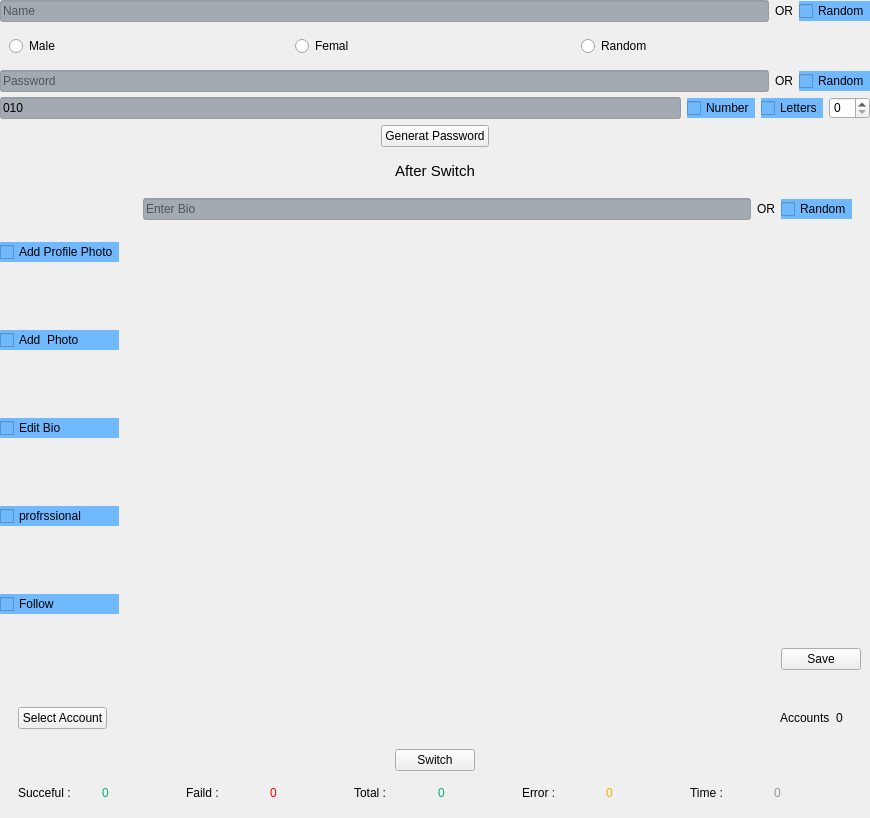
<?xml version="1.0" encoding="UTF-8"?>
<ui version="4.0">
 <class>Form</class>
 <widget class="QWidget" name="Form">
  <property name="geometry">
   <rect>
    <x>0</x>
    <y>0</y>
    <width>870</width>
    <height>818</height>
   </rect>
  </property>
  <property name="windowTitle">
   <string>Form</string>
  </property>
  <property name="styleSheet">
   <string notr="true">QLineEdit{
   background-color: rgba( 86, 101, 115, 0.5)
  }
QCheckBox{
background-color: #70B9FE;
}
QPushButton l{
		border:none;
		border-radius: 3px;
		text-align: left;
		padding: 8px 0 8px 15px;
		color: #788596;
	}

	QPushButton:hover {
		background-color: rgba( 86, 101, 115, 0.5);
	}

	QPushButton:checked {
		color: #fff;
	}
QScrollArea{
border: none;
}</string>
  </property>
  <layout class="QGridLayout" name="gridLayout_2">
   <property name="leftMargin">
    <number>0</number>
   </property>
   <property name="topMargin">
    <number>0</number>
   </property>
   <property name="rightMargin">
    <number>0</number>
   </property>
   <property name="bottomMargin">
    <number>0</number>
   </property>
   <property name="spacing">
    <number>0</number>
   </property>
   <item row="0" column="0">
    <widget class="QScrollArea" name="scrollArea">
     <property name="minimumSize">
      <size>
       <width>0</width>
       <height>0</height>
      </size>
     </property>
     <property name="autoFillBackground">
      <bool>false</bool>
     </property>
     <property name="widgetResizable">
      <bool>true</bool>
     </property>
     <widget class="QWidget" name="scrollAreaWidgetContents">
      <property name="geometry">
       <rect>
        <x>0</x>
        <y>0</y>
        <width>870</width>
        <height>818</height>
       </rect>
      </property>
      <layout class="QGridLayout" name="gridLayout_15">
       <property name="leftMargin">
        <number>0</number>
       </property>
       <property name="topMargin">
        <number>0</number>
       </property>
       <property name="rightMargin">
        <number>0</number>
       </property>
       <property name="bottomMargin">
        <number>0</number>
       </property>
       <property name="horizontalSpacing">
        <number>0</number>
       </property>
       <property name="verticalSpacing">
        <number>5</number>
       </property>
       <item row="4" column="0" colspan="2">
        <widget class="QWidget" name="widget_10" native="true">
         <layout class="QVBoxLayout" name="verticalLayout_2">
          <property name="spacing">
           <number>0</number>
          </property>
          <property name="leftMargin">
           <number>0</number>
          </property>
          <property name="topMargin">
           <number>10</number>
          </property>
          <property name="rightMargin">
           <number>0</number>
          </property>
          <property name="bottomMargin">
           <number>0</number>
          </property>
          <item alignment="Qt::AlignHCenter">
           <widget class="QLabel" name="label_13">
            <property name="font">
             <font>
              <pointsize>11</pointsize>
             </font>
            </property>
            <property name="text">
             <string>After Switch</string>
            </property>
           </widget>
          </item>
          <item>
           <widget class="QWidget" name="widget_19" native="true">
            <layout class="QHBoxLayout" name="horizontalLayout_9">
             <property name="leftMargin">
              <number>0</number>
             </property>
             <property name="topMargin">
              <number>0</number>
             </property>
             <property name="rightMargin">
              <number>0</number>
             </property>
             <property name="bottomMargin">
              <number>0</number>
             </property>
             <item>
              <widget class="QWidget" name="widget_12" native="true">
               <layout class="QVBoxLayout" name="verticalLayout_3">
                <property name="leftMargin">
                 <number>0</number>
                </property>
                <property name="topMargin">
                 <number>0</number>
                </property>
                <property name="rightMargin">
                 <number>0</number>
                </property>
                <property name="bottomMargin">
                 <number>0</number>
                </property>
                <item>
                 <widget class="QCheckBox" name="Add_Profile">
                  <property name="text">
                   <string>Add Profile Photo</string>
                  </property>
                 </widget>
                </item>
                <item>
                 <widget class="QCheckBox" name="Add_Cover">
                  <property name="text">
                   <string>Add  Photo</string>
                  </property>
                 </widget>
                </item>
                <item>
                 <widget class="QCheckBox" name="Edit_Bio">
                  <property name="text">
                   <string>Edit Bio</string>
                  </property>
                 </widget>
                </item>
                <item>
                 <widget class="QCheckBox" name="Profrssional">
                  <property name="text">
                   <string>profrssional</string>
                  </property>
                 </widget>
                </item>
                <item>
                 <widget class="QCheckBox" name="Follow">
                  <property name="text">
                   <string>Follow</string>
                  </property>
                 </widget>
                </item>
               </layout>
              </widget>
             </item>
             <item>
              <widget class="QStackedWidget" name="stackedWidget">
               <property name="currentIndex">
                <number>2</number>
               </property>
               <widget class="QWidget" name="page">
                <layout class="QGridLayout" name="gridLayout">
                 <item row="0" column="0">
                  <widget class="QWidget" name="widget_16" native="true">
                   <layout class="QVBoxLayout" name="verticalLayout_4">
                    <property name="spacing">
                     <number>0</number>
                    </property>
                    <property name="leftMargin">
                     <number>0</number>
                    </property>
                    <property name="rightMargin">
                     <number>0</number>
                    </property>
                    <property name="bottomMargin">
                     <number>0</number>
                    </property>
                    <item alignment="Qt::AlignTop">
                     <widget class="QWidget" name="widget_17" native="true">
                      <layout class="QHBoxLayout" name="horizontalLayout_12">
                       <property name="spacing">
                        <number>5</number>
                       </property>
                       <property name="leftMargin">
                        <number>0</number>
                       </property>
                       <property name="topMargin">
                        <number>0</number>
                       </property>
                       <property name="rightMargin">
                        <number>0</number>
                       </property>
                       <property name="bottomMargin">
                        <number>0</number>
                       </property>
                       <item>
                        <widget class="QLineEdit" name="lineEdit_8">
                         <property name="enabled">
                          <bool>false</bool>
                         </property>
                         <property name="text">
                          <string>E:\New folder (5)\Face\Facebook Api\Creat\photo</string>
                         </property>
                        </widget>
                       </item>
                       <item>
                        <widget class="QPushButton" name="pushButton_3">
                         <property name="text">
                          <string>Browes</string>
                         </property>
                        </widget>
                       </item>
                      </layout>
                     </widget>
                    </item>
                    <item alignment="Qt::AlignTop">
                     <widget class="QWidget" name="widget_18" native="true">
                      <layout class="QHBoxLayout" name="horizontalLayout_13">
                       <property name="spacing">
                        <number>0</number>
                       </property>
                       <property name="leftMargin">
                        <number>0</number>
                       </property>
                       <property name="topMargin">
                        <number>0</number>
                       </property>
                       <property name="rightMargin">
                        <number>0</number>
                       </property>
                       <property name="bottomMargin">
                        <number>0</number>
                       </property>
                       <item alignment="Qt::AlignRight">
                        <widget class="QLabel" name="label_14">
                         <property name="text">
                          <string>Photo :</string>
                         </property>
                        </widget>
                       </item>
                       <item alignment="Qt::AlignLeft">
                        <widget class="QLabel" name="label_15">
                         <property name="text">
                          <string>0</string>
                         </property>
                        </widget>
                       </item>
                      </layout>
                     </widget>
                    </item>
                   </layout>
                  </widget>
                 </item>
                </layout>
               </widget>
               <widget class="QWidget" name="page_2">
                <layout class="QGridLayout" name="gridLayout_3">
                 <item row="0" column="0">
                  <widget class="QWidget" name="widget_20" native="true">
                   <layout class="QVBoxLayout" name="verticalLayout_6">
                    <property name="spacing">
                     <number>0</number>
                    </property>
                    <property name="leftMargin">
                     <number>0</number>
                    </property>
                    <property name="rightMargin">
                     <number>0</number>
                    </property>
                    <property name="bottomMargin">
                     <number>0</number>
                    </property>
                    <item alignment="Qt::AlignTop">
                     <widget class="QWidget" name="widget_21" native="true">
                      <layout class="QHBoxLayout" name="horizontalLayout_14">
                       <property name="spacing">
                        <number>5</number>
                       </property>
                       <property name="leftMargin">
                        <number>0</number>
                       </property>
                       <property name="topMargin">
                        <number>0</number>
                       </property>
                       <property name="rightMargin">
                        <number>0</number>
                       </property>
                       <property name="bottomMargin">
                        <number>0</number>
                       </property>
                       <item>
                        <widget class="QLineEdit" name="lineEdit_9">
                         <property name="enabled">
                          <bool>false</bool>
                         </property>
                         <property name="text">
                          <string>E:\New folder (5)\Face\Facebook Api\Creat\cover</string>
                         </property>
                        </widget>
                       </item>
                       <item>
                        <widget class="QPushButton" name="pushButton_4">
                         <property name="text">
                          <string>Browes</string>
                         </property>
                        </widget>
                       </item>
                      </layout>
                     </widget>
                    </item>
                    <item alignment="Qt::AlignTop">
                     <widget class="QWidget" name="widget_22" native="true">
                      <layout class="QHBoxLayout" name="horizontalLayout_15">
                       <property name="spacing">
                        <number>0</number>
                       </property>
                       <property name="leftMargin">
                        <number>0</number>
                       </property>
                       <property name="topMargin">
                        <number>0</number>
                       </property>
                       <property name="rightMargin">
                        <number>0</number>
                       </property>
                       <property name="bottomMargin">
                        <number>0</number>
                       </property>
                       <item alignment="Qt::AlignRight">
                        <widget class="QLabel" name="label_16">
                         <property name="text">
                          <string>Photo :</string>
                         </property>
                        </widget>
                       </item>
                       <item alignment="Qt::AlignLeft">
                        <widget class="QLabel" name="label_17">
                         <property name="text">
                          <string>0</string>
                         </property>
                        </widget>
                       </item>
                      </layout>
                     </widget>
                    </item>
                   </layout>
                  </widget>
                 </item>
                </layout>
               </widget>
               <widget class="QWidget" name="page_3">
                <layout class="QGridLayout" name="gridLayout_5">
                 <item row="0" column="0">
                  <widget class="QWidget" name="widget_23" native="true">
                   <layout class="QVBoxLayout" name="verticalLayout_9">
                    <property name="spacing">
                     <number>0</number>
                    </property>
                    <property name="leftMargin">
                     <number>0</number>
                    </property>
                    <property name="topMargin">
                     <number>0</number>
                    </property>
                    <property name="rightMargin">
                     <number>0</number>
                    </property>
                    <property name="bottomMargin">
                     <number>0</number>
                    </property>
                    <item alignment="Qt::AlignTop">
                     <widget class="QWidget" name="widget_31" native="true">
                      <layout class="QHBoxLayout" name="horizontalLayout_18">
                       <item>
                        <widget class="QLineEdit" name="lineEdit_10">
                         <property name="text">
                          <string/>
                         </property>
                         <property name="placeholderText">
                          <string>Enter Bio</string>
                         </property>
                        </widget>
                       </item>
                       <item>
                        <widget class="QLabel" name="label_18">
                         <property name="text">
                          <string>OR</string>
                         </property>
                        </widget>
                       </item>
                       <item>
                        <widget class="QCheckBox" name="checkBox_17">
                         <property name="text">
                          <string>Random</string>
                         </property>
                        </widget>
                       </item>
                      </layout>
                     </widget>
                    </item>
                    <item alignment="Qt::AlignRight">
                     <widget class="QPushButton" name="pushButton_10">
                      <property name="text">
                       <string>Save</string>
                      </property>
                     </widget>
                    </item>
                   </layout>
                  </widget>
                 </item>
                </layout>
               </widget>
               <widget class="QWidget" name="page_4">
                <layout class="QGridLayout" name="gridLayout_13">
                 <item row="0" column="0">
                  <widget class="QWidget" name="widget_30" native="true">
                   <layout class="QHBoxLayout" name="horizontalLayout_23">
                    <item>
                     <widget class="QScrollArea" name="scrollArea_4">
                      <property name="minimumSize">
                       <size>
                        <width>200</width>
                        <height>0</height>
                       </size>
                      </property>
                      <property name="maximumSize">
                       <size>
                        <width>200</width>
                        <height>16777215</height>
                       </size>
                      </property>
                      <property name="widgetResizable">
                       <bool>true</bool>
                      </property>
                      <widget class="QWidget" name="scrollAreaWidgetContents_5">
                       <property name="geometry">
                        <rect>
                         <x>0</x>
                         <y>0</y>
                         <width>183</width>
                         <height>71</height>
                        </rect>
                       </property>
                       <property name="maximumSize">
                        <size>
                         <width>200</width>
                         <height>16777215</height>
                        </size>
                       </property>
                       <layout class="QGridLayout" name="gridLayout_12">
                        <property name="leftMargin">
                         <number>0</number>
                        </property>
                        <property name="topMargin">
                         <number>0</number>
                        </property>
                        <property name="rightMargin">
                         <number>0</number>
                        </property>
                        <property name="bottomMargin">
                         <number>0</number>
                        </property>
                        <property name="spacing">
                         <number>0</number>
                        </property>
                        <item row="0" column="0">
                         <widget class="QTextEdit" name="textEdit_4"/>
                        </item>
                       </layout>
                      </widget>
                     </widget>
                    </item>
                    <item alignment="Qt::AlignBottom">
                     <widget class="QPushButton" name="pushButton_9">
                      <property name="text">
                       <string>Save</string>
                      </property>
                     </widget>
                    </item>
                   </layout>
                  </widget>
                 </item>
                </layout>
               </widget>
               <widget class="QWidget" name="page_5">
                <layout class="QGridLayout" name="gridLayout_11">
                 <item row="0" column="0">
                  <widget class="QWidget" name="widget_29" native="true">
                   <layout class="QHBoxLayout" name="horizontalLayout_22">
                    <item>
                     <widget class="QScrollArea" name="scrollArea_5">
                      <property name="maximumSize">
                       <size>
                        <width>200</width>
                        <height>16777215</height>
                       </size>
                      </property>
                      <property name="widgetResizable">
                       <bool>true</bool>
                      </property>
                      <widget class="QWidget" name="scrollAreaWidgetContents_6">
                       <property name="geometry">
                        <rect>
                         <x>0</x>
                         <y>0</y>
                         <width>71</width>
                         <height>71</height>
                        </rect>
                       </property>
                       <property name="maximumSize">
                        <size>
                         <width>200</width>
                         <height>16777215</height>
                        </size>
                       </property>
                       <layout class="QGridLayout" name="gridLayout_14">
                        <property name="leftMargin">
                         <number>0</number>
                        </property>
                        <property name="topMargin">
                         <number>0</number>
                        </property>
                        <property name="rightMargin">
                         <number>0</number>
                        </property>
                        <property name="bottomMargin">
                         <number>0</number>
                        </property>
                        <property name="spacing">
                         <number>0</number>
                        </property>
                        <item row="0" column="0">
                         <widget class="QTextEdit" name="textEdit_3"/>
                        </item>
                       </layout>
                      </widget>
                     </widget>
                    </item>
                    <item alignment="Qt::AlignBottom">
                     <widget class="QPushButton" name="pushButton_11">
                      <property name="text">
                       <string>Save</string>
                      </property>
                     </widget>
                    </item>
                   </layout>
                  </widget>
                 </item>
                </layout>
               </widget>
              </widget>
             </item>
            </layout>
           </widget>
          </item>
         </layout>
        </widget>
       </item>
       <item row="3" column="0" colspan="2">
        <widget class="QWidget" name="widget_6" native="true">
         <layout class="QVBoxLayout" name="verticalLayout">
          <property name="leftMargin">
           <number>0</number>
          </property>
          <property name="topMargin">
           <number>0</number>
          </property>
          <property name="rightMargin">
           <number>0</number>
          </property>
          <property name="bottomMargin">
           <number>0</number>
          </property>
          <item>
           <widget class="QWidget" name="widget_7" native="true">
            <layout class="QHBoxLayout" name="horizontalLayout_6">
             <property name="leftMargin">
              <number>0</number>
             </property>
             <property name="topMargin">
              <number>0</number>
             </property>
             <property name="rightMargin">
              <number>0</number>
             </property>
             <property name="bottomMargin">
              <number>0</number>
             </property>
             <item>
              <widget class="QLineEdit" name="lineEdit_4">
               <property name="text">
                <string>010</string>
               </property>
              </widget>
             </item>
             <item>
              <widget class="QCheckBox" name="checkBox_4">
               <property name="text">
                <string>Number</string>
               </property>
              </widget>
             </item>
             <item>
              <widget class="QCheckBox" name="checkBox_5">
               <property name="text">
                <string>Letters</string>
               </property>
              </widget>
             </item>
             <item>
              <widget class="QSpinBox" name="spinBox">
               <property name="minimum">
                <number>0</number>
               </property>
              </widget>
             </item>
            </layout>
           </widget>
          </item>
          <item alignment="Qt::AlignHCenter">
           <widget class="QPushButton" name="Generat_Password_2">
            <property name="text">
             <string>Generat Password</string>
            </property>
           </widget>
          </item>
         </layout>
        </widget>
       </item>
       <item row="1" column="0" colspan="2">
        <widget class="QWidget" name="widget_2" native="true">
         <layout class="QHBoxLayout" name="horizontalLayout_2">
          <item>
           <widget class="QRadioButton" name="radioButton">
            <property name="text">
             <string>Male</string>
            </property>
           </widget>
          </item>
          <item>
           <widget class="QRadioButton" name="radioButton_2">
            <property name="text">
             <string>Femal</string>
            </property>
           </widget>
          </item>
          <item>
           <widget class="QRadioButton" name="radioButton_3">
            <property name="text">
             <string>Random</string>
            </property>
           </widget>
          </item>
         </layout>
        </widget>
       </item>
       <item row="0" column="0" colspan="2">
        <widget class="QWidget" name="widget" native="true">
         <layout class="QHBoxLayout" name="horizontalLayout">
          <property name="spacing">
           <number>6</number>
          </property>
          <property name="leftMargin">
           <number>0</number>
          </property>
          <property name="topMargin">
           <number>0</number>
          </property>
          <property name="rightMargin">
           <number>0</number>
          </property>
          <property name="bottomMargin">
           <number>0</number>
          </property>
          <item>
           <widget class="QLineEdit" name="lineEdit">
            <property name="styleSheet">
             <string notr="true"/>
            </property>
            <property name="text">
             <string/>
            </property>
            <property name="placeholderText">
             <string>Name</string>
            </property>
           </widget>
          </item>
          <item>
           <widget class="QLabel" name="label">
            <property name="text">
             <string>OR</string>
            </property>
           </widget>
          </item>
          <item>
           <widget class="QCheckBox" name="checkBox">
            <property name="text">
             <string>Random</string>
            </property>
           </widget>
          </item>
         </layout>
        </widget>
       </item>
       <item row="5" column="0" colspan="2">
        <widget class="QWidget" name="widget_32" native="true">
         <layout class="QVBoxLayout" name="verticalLayout_10">
          <item>
           <widget class="QWidget" name="widget_3" native="true">
            <layout class="QHBoxLayout" name="horizontalLayout_4">
             <item alignment="Qt::AlignLeft">
              <widget class="QPushButton" name="pushButton">
               <property name="text">
                <string>Select Account</string>
               </property>
              </widget>
             </item>
             <item alignment="Qt::AlignRight">
              <widget class="QWidget" name="widget_4" native="true">
               <layout class="QHBoxLayout" name="horizontalLayout_3">
                <item>
                 <widget class="QLabel" name="label_2">
                  <property name="text">
                   <string>Accounts</string>
                  </property>
                 </widget>
                </item>
                <item>
                 <widget class="QLabel" name="label_3">
                  <property name="text">
                   <string>0</string>
                  </property>
                 </widget>
                </item>
               </layout>
              </widget>
             </item>
            </layout>
           </widget>
          </item>
          <item alignment="Qt::AlignHCenter|Qt::AlignVCenter">
           <widget class="QPushButton" name="Switch">
            <property name="text">
             <string>Switch</string>
            </property>
           </widget>
          </item>
          <item>
           <widget class="QWidget" name="widget_33" native="true">
            <layout class="QHBoxLayout" name="horizontalLayout_24">
             <item>
              <widget class="QLabel" name="label_21">
               <property name="text">
                <string>Succeful :</string>
               </property>
              </widget>
             </item>
             <item>
              <widget class="QLabel" name="label_26">
               <property name="styleSheet">
                <string notr="true"> QLabel {
	color: rgb(0, 170, 127);
	}</string>
               </property>
               <property name="text">
                <string>0</string>
               </property>
              </widget>
             </item>
             <item>
              <widget class="QLabel" name="label_22">
               <property name="text">
                <string>Faild :</string>
               </property>
              </widget>
             </item>
             <item>
              <widget class="QLabel" name="label_30">
               <property name="styleSheet">
                <string notr="true"> QLabel {
color: rgb(255, 0, 0);
	}</string>
               </property>
               <property name="text">
                <string>0</string>
               </property>
              </widget>
             </item>
             <item>
              <widget class="QLabel" name="label_23">
               <property name="text">
                <string>Total :</string>
               </property>
              </widget>
             </item>
             <item>
              <widget class="QLabel" name="label_29">
               <property name="styleSheet">
                <string notr="true"> QLabel {
color: rgb(0, 170, 127);
	}
</string>
               </property>
               <property name="text">
                <string>0</string>
               </property>
              </widget>
             </item>
             <item>
              <widget class="QLabel" name="label_24">
               <property name="text">
                <string>Error :</string>
               </property>
              </widget>
             </item>
             <item>
              <widget class="QLabel" name="label_28">
               <property name="styleSheet">
                <string notr="true">color: rgb(255, 170, 0);</string>
               </property>
               <property name="text">
                <string>0</string>
               </property>
              </widget>
             </item>
             <item>
              <widget class="QLabel" name="label_25">
               <property name="text">
                <string>Time :</string>
               </property>
              </widget>
             </item>
             <item>
              <widget class="QLabel" name="label_27">
               <property name="styleSheet">
                <string notr="true">color: rgb(148, 148, 148);</string>
               </property>
               <property name="text">
                <string>0</string>
               </property>
              </widget>
             </item>
            </layout>
           </widget>
          </item>
         </layout>
        </widget>
       </item>
       <item row="2" column="0" colspan="2">
        <widget class="QWidget" name="widget_5" native="true">
         <layout class="QHBoxLayout" name="horizontalLayout_5">
          <property name="leftMargin">
           <number>0</number>
          </property>
          <property name="topMargin">
           <number>0</number>
          </property>
          <property name="rightMargin">
           <number>0</number>
          </property>
          <property name="bottomMargin">
           <number>0</number>
          </property>
          <item>
           <widget class="QLineEdit" name="lineEdit_3">
            <property name="text">
             <string/>
            </property>
            <property name="placeholderText">
             <string>Password</string>
            </property>
           </widget>
          </item>
          <item>
           <widget class="QLabel" name="label_5">
            <property name="text">
             <string>OR</string>
            </property>
           </widget>
          </item>
          <item>
           <widget class="QCheckBox" name="checkBox_3">
            <property name="text">
             <string>Random</string>
            </property>
           </widget>
          </item>
         </layout>
        </widget>
       </item>
      </layout>
     </widget>
    </widget>
   </item>
  </layout>
 </widget>
 <resources/>
 <connections>
  <connection>
   <sender>checkBox</sender>
   <signal>toggled(bool)</signal>
   <receiver>widget_2</receiver>
   <slot>setVisible(bool)</slot>
   <hints>
    <hint type="sourcelabel">
     <x>698</x>
     <y>13</y>
    </hint>
    <hint type="destinationlabel">
     <x>631</x>
     <y>28</y>
    </hint>
   </hints>
  </connection>
  <connection>
   <sender>checkBox_3</sender>
   <signal>toggled(bool)</signal>
   <receiver>widget_6</receiver>
   <slot>setVisible(bool)</slot>
   <hints>
    <hint type="sourcelabel">
     <x>698</x>
     <y>82</y>
    </hint>
    <hint type="destinationlabel">
     <x>527</x>
     <y>138</y>
    </hint>
   </hints>
  </connection>
 </connections>
</ui>
